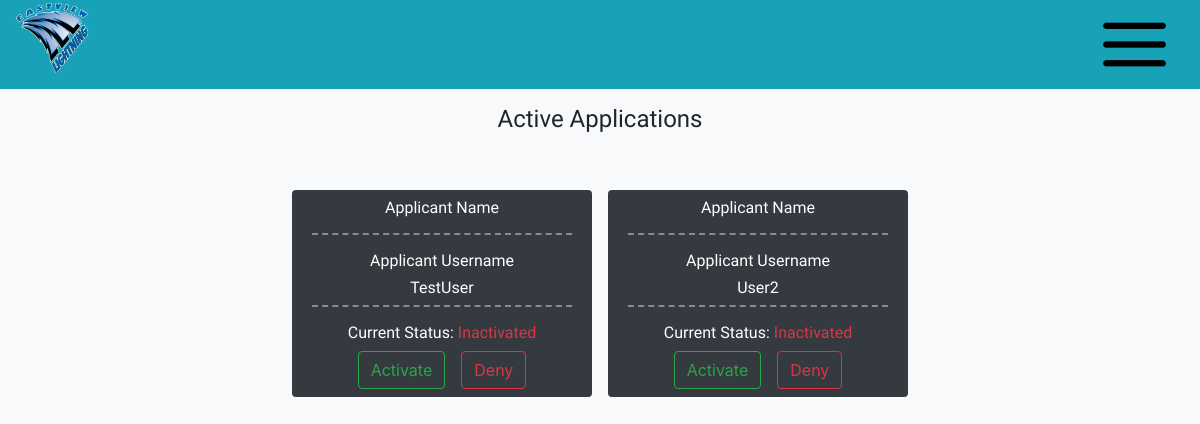
The app's page /AdminPage/Applications (signed in), older data.
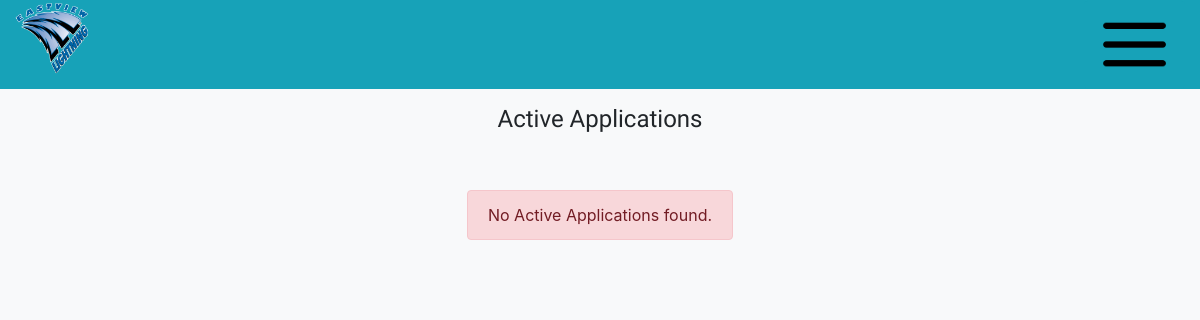
The same page, newer data.
### MainPage/models.py (models this page shows, shortened)
class Member(models.Model):
    user = models.OneToOneField(User,on_delete=models.CASCADE)
    profileimage = models.ImageField(default='/Person.png')
    text = models.TextField(default="I am a member of the Eastview Science Olympiad Team. It's a really fun time to be a part of the team, the events are great and never are boring. Maybe you should join sometime.")
    events = models.ManyToManyField(Event,blank=True)
    awards = models.ManyToManyField(Award,blank=True)
    Is_Capitan = models.BooleanField(default=False)
    AccountStatus = models.CharField(max_length=11,choices=AccStatus,default="Inactivated")

### AdminConsole/views.py (the view)
# urls.py: path('AdminPage/Applications',Admin_views.Applications,name="Applications"),
def Applications(request):
    if request.user.is_staff:
        if request.method == "POST":
            username = request.POST.get("username")
            Person = Member.objects.get(user=User.objects.get(username=username))
            if request.POST.get("intent") == "Activate":
                Person.AccountStatus = "Activated"
                Person.save()
            else:
                Person.AccountStatus = "Rejected"
                Person.save()
            return JsonResponse({"request":"Success"})
        else:
            context = {
                "Applicants":Member.objects.filter(Q(AccountStatus="Rejected")|Q(AccountStatus="Inactivated")),
            }
            return render(request, 'AdminConsole/Applications.html',context)
    else:
        return redirect('MainPage')

### templates/AdminConsole/Applications.html (shortened to what this page needs)
{% load static %}
<!DOCTYPE html>
<html>
    <head>
        <link rel="stylesheet" href="https://stackpath.bootstrapcdn.com/bootstrap/4.3.1/css/bootstrap.min.css">
        <link rel="stylesheet" href="//cdnjs.cloudflare.com/ajax/libs/jasny-bootstrap/4.0.0/css/jasny-bootstrap.min.css">
        <link rel="stylesheet" href="{% static 'MainPage/style.css' %}">
        <link href="//maxcdn.bootstrapcdn.com/bootstrap/4.0.0/css/bootstrap.min.css" rel="stylesheet" id="bootstrap-css">
    </head>
    <body class="bg-light">
        <div class="container-fluid px-0">
            <div class="row d-flex align-items-center bg-info mx-0">
                <div class="col align-self-start">
                    <img src="{% static 'MainPage/EVHS_Logo.png' %}" class="Logo">
                </div>
                <div class="col align-self-center">
                </div>
                <div class="col align-self-end justify-content-end">
                    <button class="Menu btn btn-info float-right"><img src="{% static 'MainPage/Menu.png' %}" class="Logo"></button>
                </div>
            </div>
        </div>
        <div class="container-fluid bg-light d-flex justify-content-center px-0 mt-3">
            <h1 class="display title">Active Applications</h1>
        </div>
        <div class="container-fluid px-0 mb-4 bg-light">
            <div class="row mx-0 d-flex justify-content-center">
                {% for applicant in Applicants %}
                <div class="col-3 align-self-center mt-5 mx-2 bg-dark rounded d-flex justify-content-center">
                    <div class="container-fluid">
                        <div class="row d-flex justify-content-center">
                            <h3 class="username text-white mt-2">Applicant Name</h3>
                        </div>
                        <div class="row d-flex justify-content-center">
                        </div>
                        <div class="row">
                            <hr class="divider bg-dark mt-0">
                        </div>
                        <div class="row d-flex justify-content-center">
                            <h3 class="username text-white">Applicant Username</h3>
                        </div>
                        <div class="row d-flex justify-content-center">
                            <h3 class="UsernameContainer username text-white">{{applicant.user.username}}</h3>
                        </div>
                        <div class="row">
                            <hr class="divider bg-dark mt-0">
                        </div>
                        <div class="row d-flex justify-content-center">
                            <h3 class="username text-white">Current Status: <span class="Status text-danger">{{applicant.AccountStatus}}</span></h3>
                        </div>
                        <div class="row d-flex justify-content-center mb-2">
                            <button class="btn btn-outline-success mx-2 Activate">Activate</button>
                            <button class="btn btn-outline-danger mx-2 Deny">Deny</button>
                        </div>
                    </div>
                </div>
                {% empty %}
                <div class="col-3 align-self-center mt-5 mx-2 rounded d-flex justify-content-center">
                    <div class="alert alert-danger">
                        No Active Applications found.
                    </div>
                </div>
                {% endfor %}
            </div>
        </div>
    </body>
</html>

Row changes from the older to the newer data that the page shows:
removed Member: user.username "TestUser", AccountStatus "Inactivated"
removed Member: user.username "User2", AccountStatus "Inactivated"
Text that changed along with them:
text now shown: "No Active Applications found."
